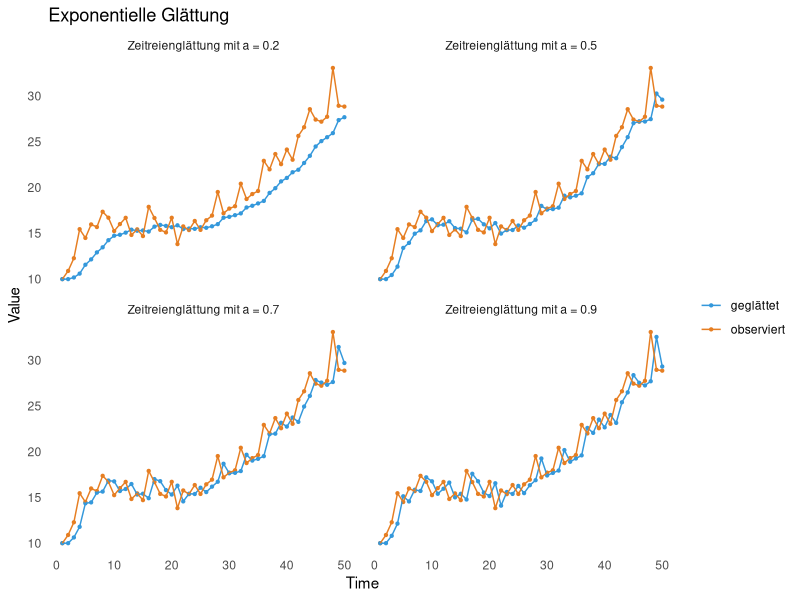

Reproduce this figure in R.
library(ggplot2)
library(dplyr)
library(tidyr)
library(purrr)

set.seed(232323)

randomTime <- function(n, init,
                       t, s,
                       period,
                       returnDF=TRUE, ...){
  time <- vector(mode="double")
  time[1] <- init
  error <- rnorm(n, ...)
  
  for (i in 2:n) time[i] <- (time[i-1] * (1+t)) + error[i]
  intv <- n%/%period*period
  seasonal <- seq(from = 0,
                  to = intv,
                  by = period)[-1]
  
  time[seasonal] <- time[seasonal] * (1+s)
  if (returnDF){
    df <- data.frame(i = 1:n, t = time)
    return(df)
  }
  time
}

exp_smoothing <- function(t, a = 0.2){
  smoothed <- vector(mode = "double", length = length(t))
  smoothed[1] <- t[1]
  for(i in 2:length(t)){
    error <- t[i-1] - smoothed[i-1]
    smoothed[i] <- smoothed[i-1] + a * error
  }
  smoothed
}


rt <- randomTime(50, 10, 0.02, 0.1, 4)
rt_list <- lapply(1:4, function(x) rt)

alphas <- c(0.2, 0.5, 0.7, 0.9)

smoothing <- function(x, y){
  x$smoothed <- exp_smoothing(x$t, y)
  x$a <- y
  x
}

purrr::map2(rt_list, alphas, .f=smoothing) %>% 
  bind_rows(.id = "serie") %>% 
  mutate(serie = paste("Zeitreienglättung mit a =", a)) %>% 
  select(-a, serie, i, observiert=t, geglättet=smoothed) %>% 
  gather(id, value, -i,-serie) %>% 
  ggplot(aes(x=i,y=value, color=id)) +
  geom_point(size=0.8) +
  geom_line() +
  theme_minimal() +
  theme(panel.grid = element_blank()) +
  xlab("Time") +
  ylab("Value") +
  ggtitle("Exponentielle Glättung") +
  scale_color_manual(values = c("#3498db", "#e67e22"), name="") +
  facet_wrap(~serie)
